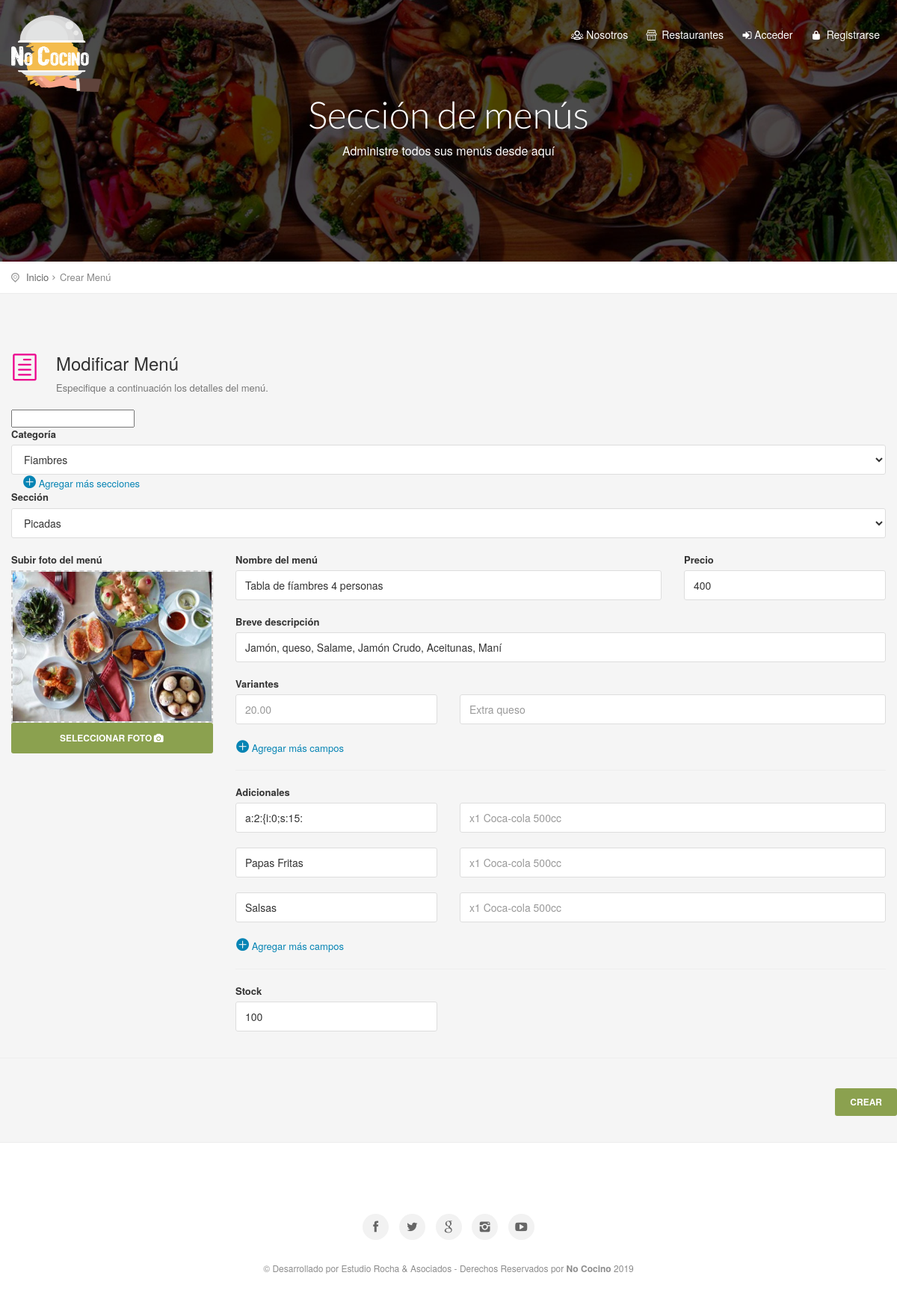
The page /modificar_menu_2.php?id=c3cf723418 on the database its author committed.
### tables this page shows
CREATE TABLE `productos` (
  `id` int(11) NOT NULL,
  `cod` varchar(255) DEFAULT NULL,
  `cod_empresa` text,
  `titulo` text,
  `precio` float DEFAULT NULL,
  `precioDescuento` float NOT NULL,
  `stock` int(11) DEFAULT '0',
  `desarrollo` text,
  `variantes` text,
  `adicionales` text,
  `categoria` text,
  `subcategoria` text,
  `seccion` text,
  `keywords` text,
  `description` text,
  `fecha` date DEFAULT NULL,
  `meli` varchar(255) DEFAULT NULL,
  `url` text,
  `cod_producto` varchar(255) DEFAULT NULL
);

CREATE TABLE `categorias` (
  `id` int(11) NOT NULL,
  `cod` varchar(255) NOT NULL,
  `titulo` varchar(255) NOT NULL,
  `area` varchar(255) NOT NULL
);

CREATE TABLE `secciones` (
  `id` int(11) NOT NULL,
  `cod` text,
  `titulo` text,
  `cod_empresa` text
);

CREATE TABLE `imagenes` (
  `id` int(11) NOT NULL,
  `ruta` varchar(255) NOT NULL,
  `cod` varchar(255) NOT NULL
);

### Config/Autoload.php (called while the page is built, shortened)
<?php
class autoload
{
    public static function runSitio()
    {
        spl_autoload_register(
            function($clase)
            {
                $ruta = str_replace("\\", "/", $clase) . ".php";
            }
        );
    }
}

### Clases/Conexion.php (called while the page is built, shortened)
<?php namespace Clases;
class Conexion
{
    private $datos = array("host"=> "localhost","user"=> "root","pass"=> "","db"  => "nococino");
    private $con;
    public function __construct()
    {
        $this->con = mysqli_connect($this->datos["host"], $this->datos["user"], $this->datos["pass"], $this->datos["db"]);
        mysqli_set_charset($this->con,'utf8');
    }
    public function sqlReturn($query)
    {
        $dato = $this->con->query($query);
        return $dato;
    }
}

### Clases/Categorias.php (called while the page is built, shortened)
<?php
class Categorias
{
    private $con;
    public function __construct()
    {
        $this->con = new Conexion();
    }
    function list($filter,$order,$limit) {
        $array = array();
        if (is_array($filter)) {
            $filterSql = "WHERE ";
            $filterSql .= implode(" AND ", $filter);
        } else {
            $filterSql = '';
        }
        if ($order != '') {
            $orderSql = $order;
        } else {
            $orderSql = "id DESC";
        }
        if ($limit != '') {
            $limitSql = "LIMIT " . $limit;
        } else {
            $limitSql = '';
        }
        $sql = "SELECT * FROM `categorias` $filterSql  ORDER BY $orderSql $limitSql";
        $notas = $this->con->sqlReturn($sql);
        if ($notas) {
            while ($row = mysqli_fetch_assoc($notas)) {
                $array[] = $row;
            }
            return $array ;
        }
    }
}

### Clases/Productos.php (called while the page is built, shortened)
<?php
class Productos
{
    public $id;
    public $cod;
    public $cod_empresa;
    private $con;
    public function __construct()
    {
        $this->con = new Conexion();
    }
    public function view()
    {
        $sql   = "SELECT * FROM `productos` WHERE id = '{$this->id}' ||  cod = '{$this->cod}' ||  cod_empresa = '{$this->cod_empresa}' ORDER BY id DESC";
        $notas = $this->con->sqlReturn($sql);
        $row   = mysqli_fetch_assoc($notas);
        return $row;
    }
}

### Clases/Secciones.php (called while the page is built, shortened)
<?php
class Secciones
{
    private $con;
    public function __construct()
    {
        $this->con = new Conexion();
    }
    function list($filter,$order,$limit) {
        $array = array();
        if (is_array($filter)) {
            $filterSql = "WHERE ";
            $filterSql .= implode(" AND ", $filter);
        } else {
            $filterSql = '';
        }
        if ($order != '') {
            $orderSql = $order;
        } else {
            $orderSql = "id DESC";
        }
        if ($limit != '') {
            $limitSql = "LIMIT " . $limit;
        } else {
            $limitSql = '';
        }
        $sql = "SELECT * FROM `secciones` $filterSql  ORDER BY $orderSql $limitSql";
        $notas = $this->con->sqlReturn($sql);
        if ($notas) {
            while ($row = mysqli_fetch_assoc($notas)) {
                $array[] = $row;
            }
            return $array ;
        }
    }
}

### Clases/Imagenes.php (called while the page is built, shortened)
<?php
class Imagenes
{
    public $cod;
    private $con;
    public function __construct()
    {
        $this->con = new Conexion();
    }
    public function view()
    {
        $sql      = "SELECT * FROM `imagenes` WHERE cod = '{$this->cod}' ORDER BY id ASC";
        $imagenes = $this->con->sqlReturn($sql);
        $row      = mysqli_fetch_assoc($imagenes);
        if ($row===NULL) {
            $row['ruta']      =  "assets/archivos/sin_imagen.jpg";
            return $row;
        }else {
            return $row;
        }
    }
}

### modificar_menu_2.php (the view, shortened to what this page needs)
<?php
require_once "Config/Autoload.php";
$menu = new Clases\Productos();
$imagenes = new Clases\Imagenes();
$categorias = new Clases\Categorias();
$seccion = new Clases\Secciones();
$filterCategoria = array("area = 'productos'");
$order = "titulo ASC";
$categoriasArray = $categorias->list($filterCategoria, $order, "");
$cod = isset($_GET["id"]) ? $_GET["id"] : '';
$menu->set("cod", $cod);
$menuData = $menu->view();
$filterSeccion = array("cod_empresa = '$menuData[cod_empresa]'");
$seccionesArray = $seccion->list($filterSeccion, $order, "");
$imagenes->set("cod", $menuData['cod']);
$imagenData = $imagenes->view();
$variantesExplotadas = explode('|||', $menuData['variantes']);
$variante1Explotada = explode(',', $variantesExplotadas[0]);
$variante2Explotada = explode(',', $variantesExplotadas[1]);
$adicionalesExplotadas = explode('|||', $menuData['adicionales']);
$adicional1Explotada = explode(',', $adicionalesExplotadas[0]);
$adicional2Explotada = explode(',', $adicionalesExplotadas[1]);
?>
<section class="parallax-window" id="short" data-parallax="scroll" data-image-src="<?= URL ?>/assets/img/bkg.jpg" data-natural-width="1400" >
    <div id="subheader">
        <div id="sub_content">
            <h1>Sección de menús</h1>
            <p>Administre todos sus menús desde aquí</p>
        </div>
    </div>
</section>
<div id="position">
    <div class="container">
        <ul>
            <li><a href="#0">Inicio</a></li>
            <li>Crear Menú</li>
        </ul>
    </div>
</div>
<div class="container margin_60_35">
    <div class="row">
        <div class="col-md-12">
            <section id="section-2">
                <div class="indent_title_in">
                    <i class="icon_document_alt"></i>
                    <h3>Modificar Menú</h3>
                    <p>Especifique a continuación los detalles del menú.</p>
                </div>
                <input id="val1"/>
                <form method="post" enctype="multipart/form-data">
                    <div class="form-group">
                        <label>Categoría</label>
                        <select class="form-control" name="categoriaMenu" id="categoriaMenu">
                            <?php foreach ($categoriasArray as $key => $value): ?>
                                <option value="<?= $value['cod'] ?>" <?php if ($menuData['categoria'] == $value['cod']) {
                                    echo 'selected';
                                } ?>><?= $value['titulo'] ?></option>
                            <?php endforeach; ?>
                        </select>
                        <a class="MasCampos col-md-12" href="#" onclick="agregarOption('val1','masSecciones')"><i
                                    class="icon_plus_alt"></i> Agregar más secciones</a>
                    </div>
                    <div class="form-group">
                        <label>Sección</label>
                        <select class="form-control" name="seccionMenu" id="masSecciones">
                            <?php foreach ($seccionesArray as $key => $value): ?>
                                <option value="<?= $value['cod'] ?>" <?php if ($menuData['seccion'] == $value['cod']) {
                                    echo 'selected';
                                } ?>><?= $value['titulo'] ?></option>
                            <?php endforeach; ?>
                        </select>
                    </div>
                    <div class="strip_menu_items">
                        <div class="row">
                            <div class="col-sm-3">
                                <label>Subir foto del menú</label><br/>
                                <div id="dropContainer" class="drop_file">
                                    <img id="imgSalida" src="<?= URL; ?>/<?= $imagenData['ruta'] ?>" width="100%"
                                         src=""/>
                                </div>
                                <label class="btn_full btn btn-primary">
                                    Seleccionar foto<i class="icon-camera"></i>
                                </label>
                            </div>
                            <div class="col-sm-9">
                                <div class="row">
                                    <div class="col-md-8">
                                        <div class="form-group">
                                            <label>Nombre del menú</label>
                                            <input type="text" value="<?= $menuData['titulo'] ?>" name="tituloMenu"
                                                   class="form-control"
                                                   placeholder="Ej. Pizza Napolitana">
                                        </div>
                                    </div>
                                    <div class="col-md-4">
                                        <div class="form-group">
                                            <label>Precio</label>
                                            <input type="text" value="<?= $menuData['precio'] ?>" name="precioMenu"
                                                   class="form-control"
                                                   placeholder="Ej. 180">
                                        </div>
                                    </div>
                                </div>
                                <div class="form-group">
                                    <label>Breve descripción</label>
                                    <input type="text" value="<?= $menuData['desarrollo'] ?>" name="desarrolloMenu"
                                           class="form-control"
                                           placeholder="Ej. Pizza cocinada a la piedra de masa casera">
                                </div>
                                <div class="row">
                                    <label class="col-md-12">Variantes</label>
                                    <?php for ($i = 0; $i < count($variante1Explotada); $i++): ?>
                                        <div class="col-md-4">
                                            <div class="form-group">
                                                <input type="text" value="<?= $variante1Explotada[$i]; ?>"
                                                       name="variante1[]" class="form-control"
                                                       placeholder="20.00">
                                            </div>
                                        </div>
                                        <div class="col-md-8">
                                            <div class="form-group">
                                                <input type="text" value="<?= $variante2Explotada[$i]; ?>"
                                                       name="variante2[]" class="form-control"
                                                       placeholder="Extra queso">
                                            </div>
                                        </div>
                                    <?php endfor; ?>
                                    <a class="MasCampos col-md-12" href="#" id="mascamposVariante"><i
                                                class="icon_plus_alt"></i> Agregar más campos</a>
                                </div>
                                <hr/>
                                <div class="row">
                                    <label class="col-md-12">Adicionales</label>
                                    <?php for ($i = 0; $i < count($adicional1Explotada); $i++): ?>
                                        <div class="col-md-4">
                                            <div class="form-group">
                                                <input type="text" value="<?= $adicional1Explotada[$i]; ?>"
                                                       name="adicional1[]" class="form-control"
                                                       placeholder="40.00">
                                            </div>
                                        </div>
                                        <div class="col-md-8">
                                            <div class="form-group">
                                                <input type="text" value="<?= $adicional2Explotada[$i]; ?>"
                                                       name="adicional2[]" class="form-control"
                                                       placeholder="x1 Coca-cola 500cc">
                                            </div>
                                        </div>
                                    <?php endfor; ?>
                                    <a class="MasCampos col-md-12" href="#" id="mascamposAdicional"><i
                                                class="icon_plus_alt"></i> Agregar más campos</a>
                                </div>
                                <hr/>
                                <div class="row">
                                    <div class="col-md-4 form-group">
                                        <label>Stock</label>
                                        <input type="text" value="<?= $menuData['stock'] ?>" name="stockMenu"
                                               class="form-control" placeholder="Ej. 24">
                                    </div>
                                </div>
                            </div>
                        </div>
                    </div>
        </div>
        <hr class="styled_2">
        <div class="wrapper_indent">
            <div class="add_more_cat text_align_right">
                <button type="submit" name="crear_menu" class="btn_1">Crear</button>
            </div>
        </div>
    </div>
</div>

### rows shown on the page
productos: categoriaMenu "Fiambres", seccionMenu "Picadas", tituloMenu "Tabla de fíambres 4 personas", precioMenu "400", desarrolloMenu "Jamón, queso, Salame, Jamón Crudo, Aceitunas, Maní", stockMenu "100"
imagenes: ruta (picture)

### other values the page prints
TITULO "No Cocino"
